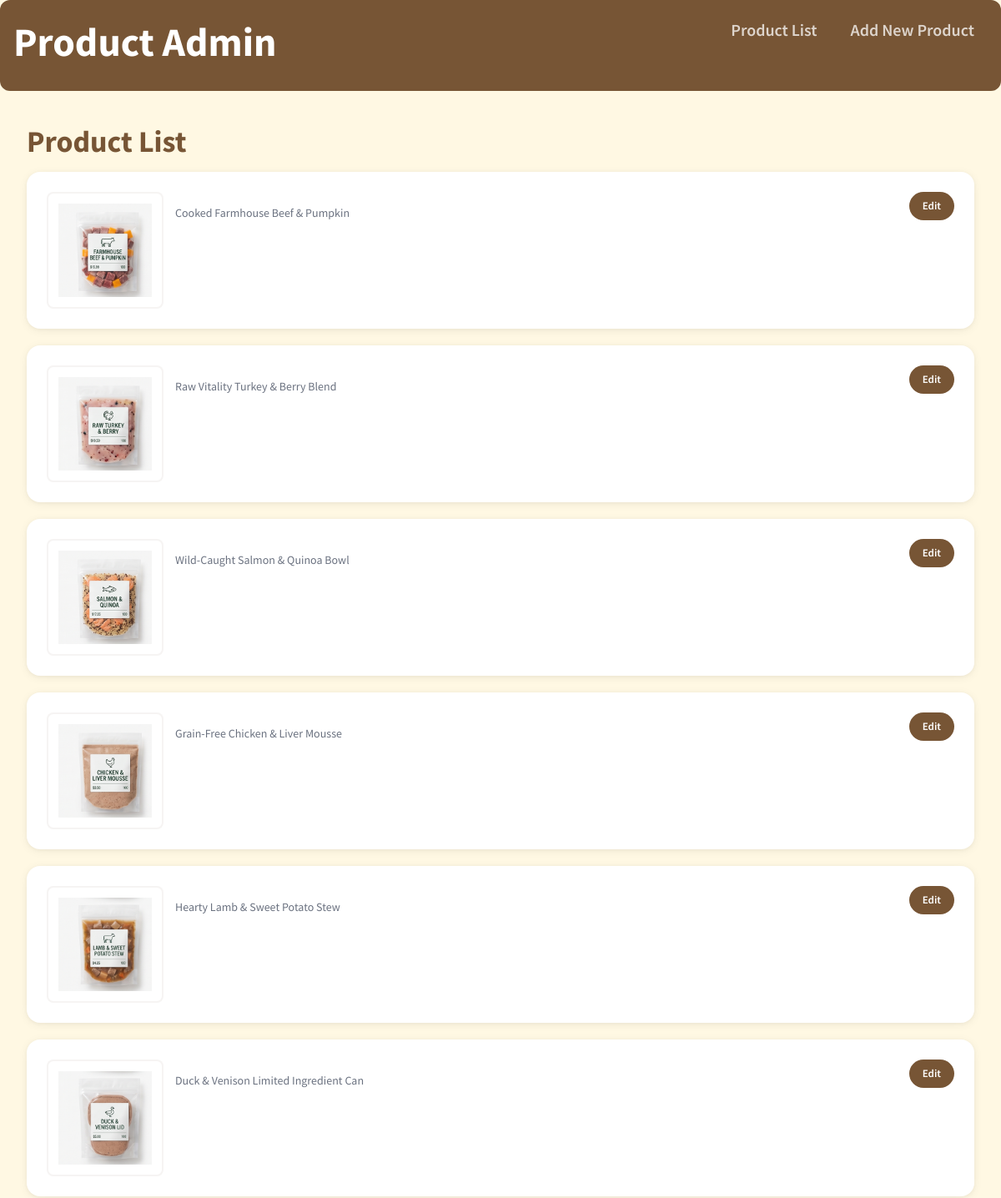
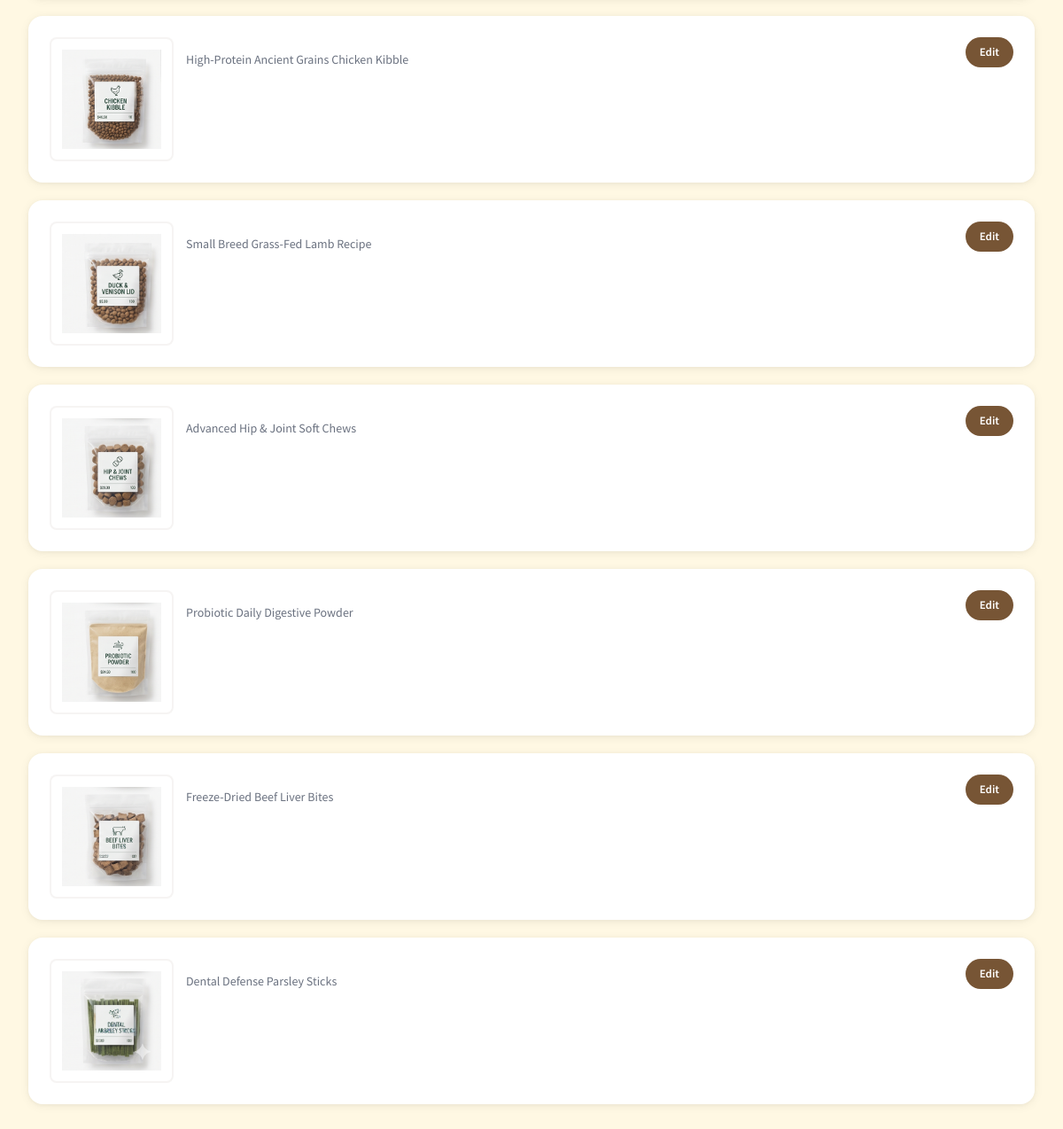
/admin/admin.php, run on the app's committed database (2 pictures, top to bottom).
### tables this page shows
CREATE TABLE `products` (
  `id` int NOT NULL,
  `name` varchar(255) NOT NULL,
  `category` varchar(100) NOT NULL,
  `description` text NOT NULL,
  `ingredients` text,
  `price` decimal(10,2) NOT NULL,
  `stock_quantity` int NOT NULL,
  `image` varchar(255) NOT NULL,
  `created_at` datetime NOT NULL
);

### parts/functions.php (called while the page is built, shortened)
<?php
function makeConn(){
	static $conn = null;
	if ($conn === null) {
		$conn = new mysqli(...MYSQLIAuth());
		$conn->set_charset('utf8');
	}
	return $conn;
}
function makeQuery($conn,$qry) {
	$result = $conn->query($qry);
	$a = [];
	while($row = $result->fetch_object()) {
		$a[] = $row;
	}
	return $a;
}
function productImages($o) {
    return array_filter(array_map('trim', explode(",", $o->image ?? '')));
}
function firstProductImage($o) {
    $imgs = productImages($o);
    return $imgs ? reset($imgs) : '';
}

### admin/admin.php (the view, shortened to what this page needs)
<?php
include "../parts/functions.php";
$empty_product = (object)[
    "name"=>"Dental Defense Parsley Sticks",
    "price"=>"9.99",
    "category"=>"Treats",
    "stock_quantity"=>"100",
    "ingredients"=>"Rice Flour, Glycerin, Gelatin, Parsley, Spearmint Oil, Dicalcium Phosphate, Calcium Carbonate, Zinc Sulfate, Sodium Tripolyphosphate, Natural Flavors, Green Tea Extract, Vitamin E Supplement",
    "description"=>"Ridged dental sticks infused with parsley and spearmint to fight plaque, reduce tartar buildup, and freshen breath with every chew. The unique textured shape reaches between teeth for a thorough mechanical clean. Suitable for dogs 6 months and older.",
    "thumbnail"=>"dental-sticks.png",
    "image"=>"dental-sticks.png,dental-sticks-2.png",
];
function productListItem($r,$o) {
$firstImg = firstProductImage($o);
return $r.<<<HTML
<div class="card soft flex none">
    <div class="display flex">
        <div class="flex none images-thumbs"><img src='images/{$firstImg}' alt='{$o->name}'></div>
        <div class="flex stretch" style="padding:1em">$o->name</div>
        <div class="flex none"><a href="{$_SERVER['PHP_SELF']}?id=$o->id" class="btn primary sm">Edit</a></div>
    </div>
</div>
HTML;
}
?><!DOCTYPE html>
<html lang="en">
<head>
	<?php include "../parts/href.php"; ?>
</head>
<body>
	<header class="nav horizontal">
		<div class="display flex">
			<div class="flex none">
				<h1 style="color: white;">Product Admin</h1>
			</div>
			<div class="flex stretch"></div>
			<nav class="flex none">
				<ul>
					<li><a href="<?= $_SERVER['PHP_SELF'] ?>">Product List</a></li>
					<li><a href="<?= $_SERVER['PHP_SELF'] ?>?id=new">Add New Product</a></li>
				</ul>
			</nav>
		</div>
	</header>
	<div class="container">
<?php
if(isset($_GET['id'])) {
    echo showProductPage(
        $_GET['id']=="new" ?
            $empty_product :
            makeQuery(makeConn(),"SELECT * FROM `products` WHERE `id`=".$_GET['id'])[0]
    );
} else {
?>
<h2>Product List</h2>
<?php
$result = makeQuery(makeConn(),"SELECT * FROM `products` ORDER BY `created_at` DESC");
echo array_reduce($result,'productListItem');
?>
<?php } ?>
</div>
</body>

### parts/href.php (shortened to what this page needs)
<link rel="stylesheet" href="styleguide/lib/css/gridsystem.css">
<link rel="stylesheet" href="styleguide/lib/css/styleguide.css">
<link rel="stylesheet" href="styleguide/lib/css/site.css">

### data on the page
products: name "Cooked Farmhouse Beef & Pumpkin"
products: name "Raw Vitality Turkey & Berry Blend"
products: name "Wild-Caught Salmon & Quinoa Bowl"
products: name "Grain-Free Chicken & Liver Mousse"
products: name "Hearty Lamb & Sweet Potato Stew"
products: name "Duck & Venison Limited Ingredient Can"
products: name "High-Protein Ancient Grains Chicken Kibble"
products: name "Small Breed Grass-Fed Lamb Recipe"
products: name "Advanced Hip & Joint Soft Chews"
products: name "Probiotic Daily Digestive Powder"
products: name "Freeze-Dried Beef Liver Bites"
products: name "Dental Defense Parsley Sticks"
